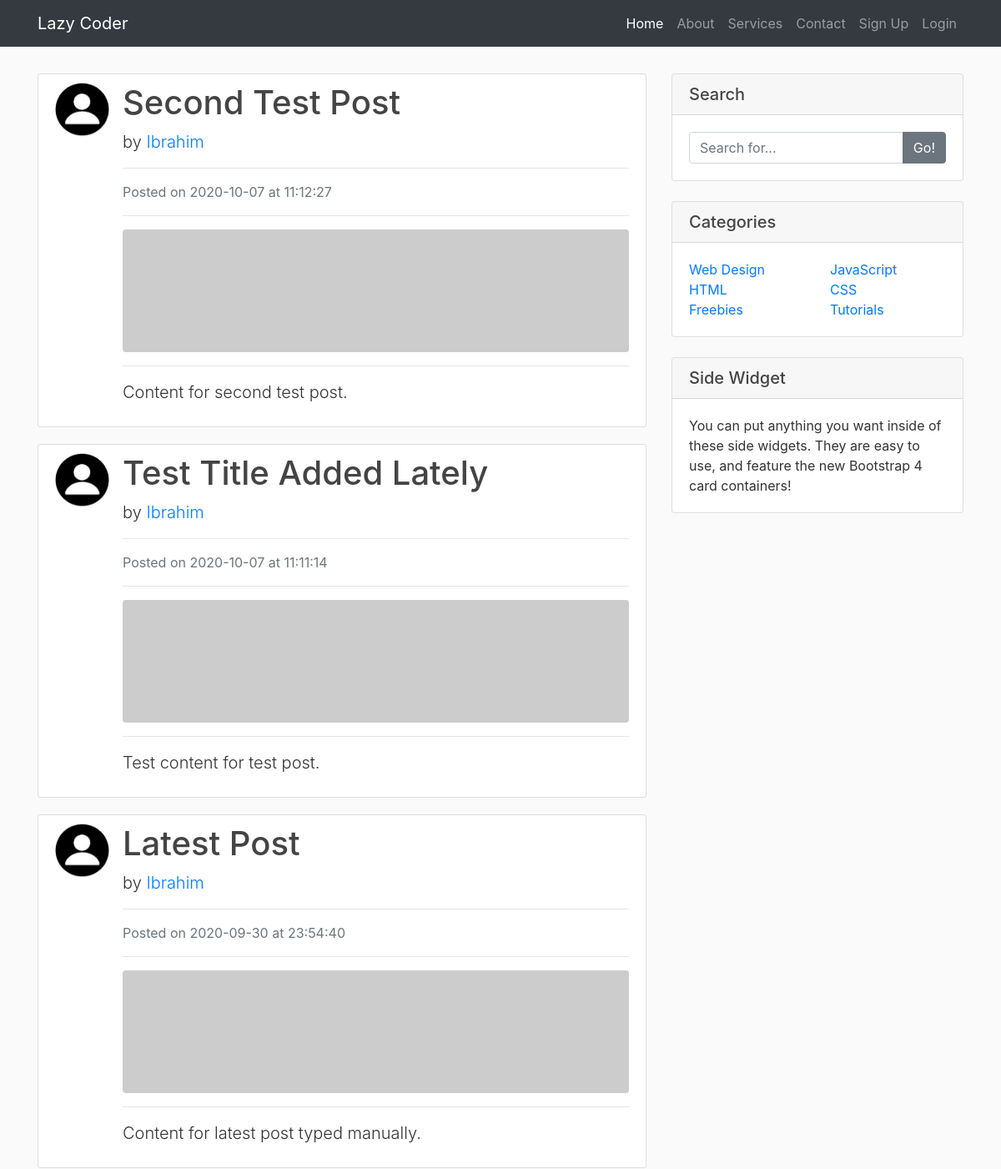
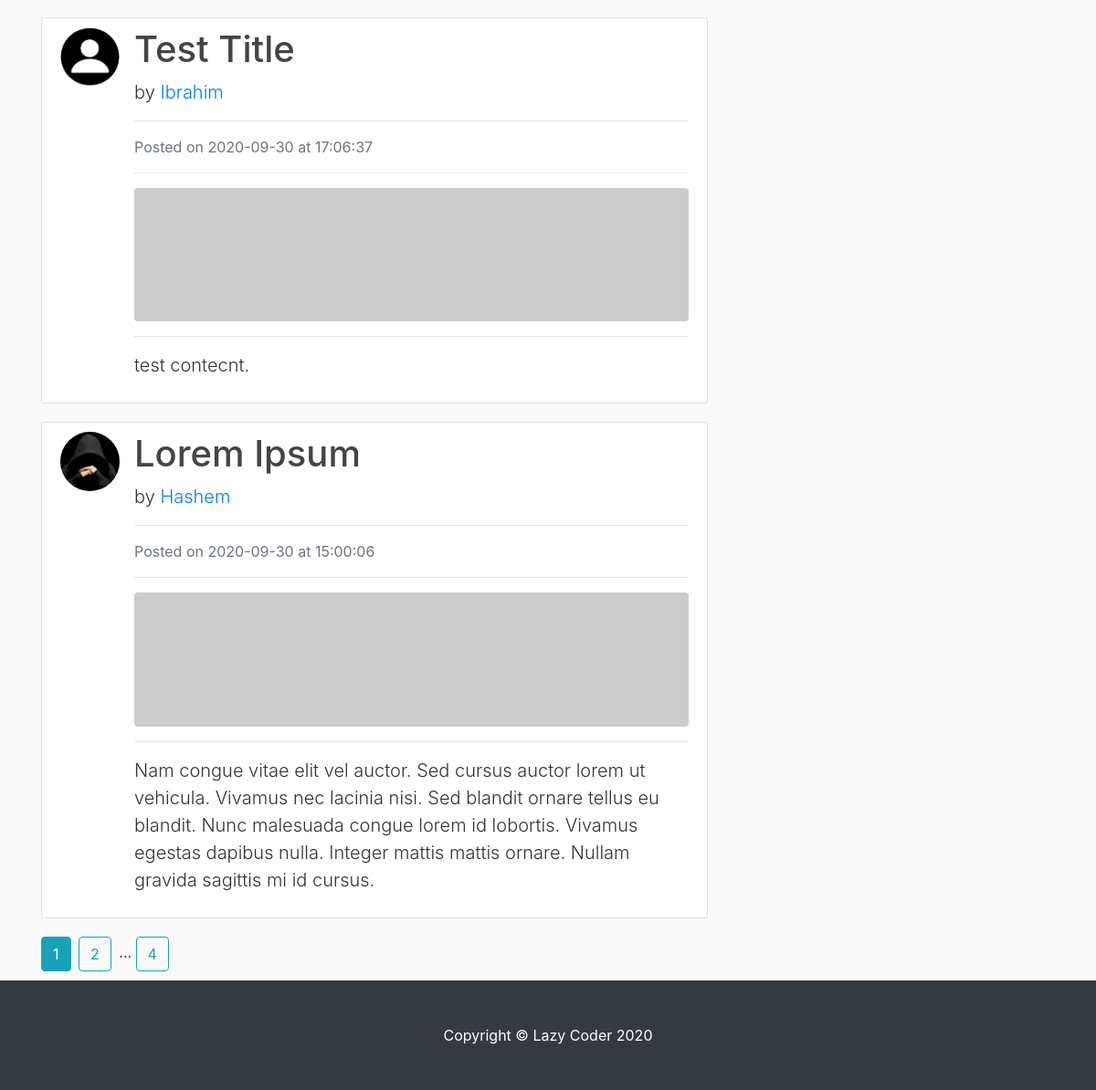
Page /home on the earlier database version (2 pictures, top to bottom).
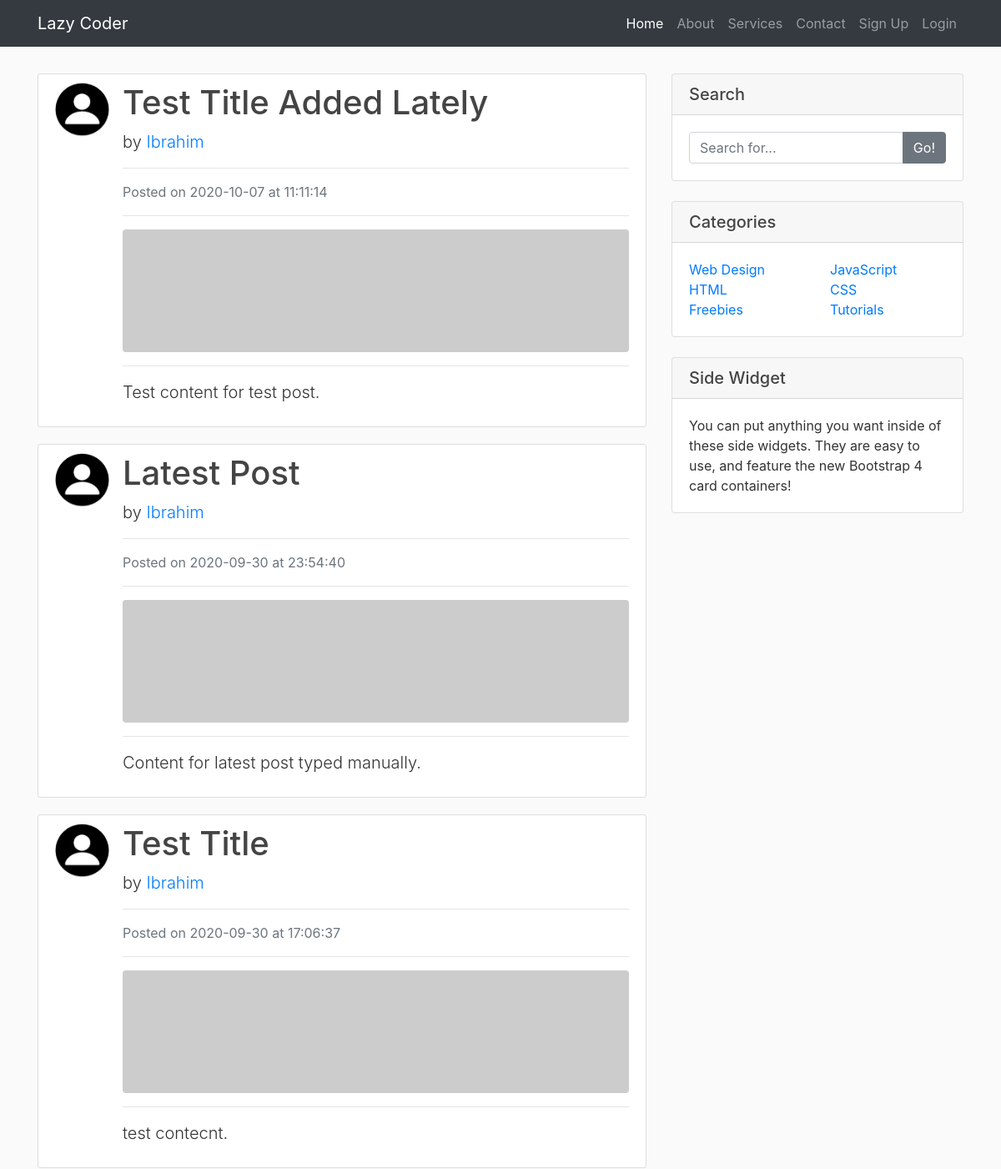
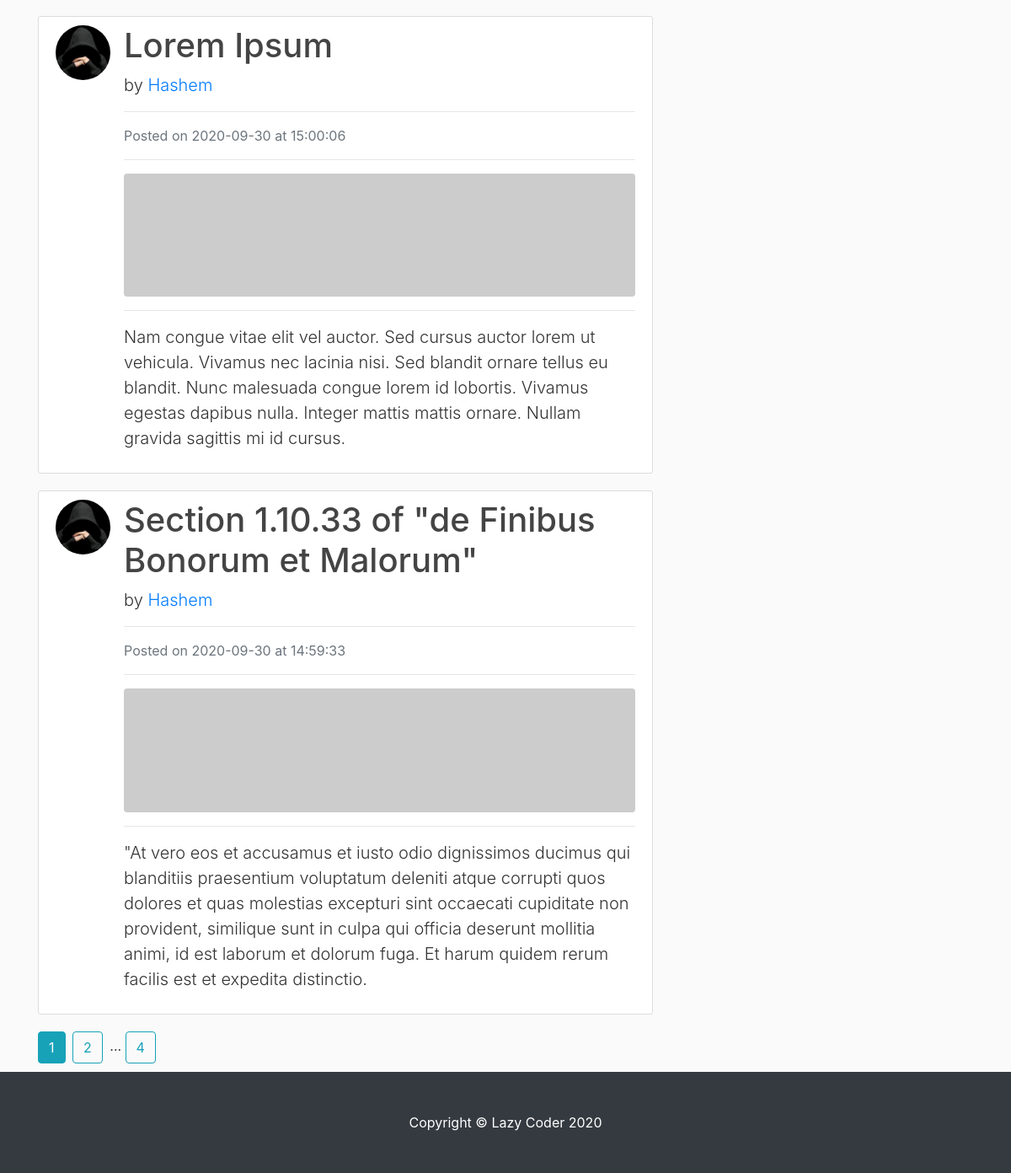
Same page on the later database version (2 pictures, top to bottom).
### blog/models.py (models this page shows, shortened)
class Post(db.Model):
    id = db.Column(db.Integer, primary_key=True)
    title = db.Column(db.String(100), nullable=True)
    date_posted = db.Column(db.DateTime, nullable=False, default=datetime.utcnow)
    content = db.Column(db.Text, nullable=False)
    user_id = db.Column(db.Integer, db.ForeignKey('user.id'), nullable=False)

class User(db.Model, UserMixin):
    id = db.Column(db.Integer, primary_key=True)
    username = db.Column(db.String(255), unique=True, nullable=False)
    email = db.Column(db.String(255), unique=True, nullable=False)
    image_file = db.Column(db.String(20), nullable=False, default='default.jpg')
    password = db.Column(db.String(60), nullable = False)
    posts = db.relationship('Post', backref='author', lazy=True)

### blog/main/routes.py (the view)
@main.route('/')
@main.route('/home')
def home():
    page = request.args.get('page', 1, type=int)
    posts = Post.query.order_by(Post.date_posted.desc()).paginate(page=page, per_page=5)
    return render_template('home.html', posts=posts)

### blog/templates/home.html
{% extends "layout.html" %}
{% block content %}
    {% for post in posts.items %}
        <div class="media content-section">
            <img class="rounded-circle article-img" src="{{ url_for('static', filename='profiles/' + post.author.image_file) }}" alt="">
            <div class="media-body">
                <h1>
                    <a href="{{ url_for('post.show_post', post_id=post.id) }}" class="article-title">
                        {{ post.title }}
                    </a>
                </h1>
                <p class="lead">
                    by <a href="{{ url_for('user.user_posts', username=post.author.username) }}">{{ post.author.username }}</a>
                </p>
                <hr>
                <p class="text-muted">Posted on {{ post.date_posted.strftime('%Y-%m-%d') }} at {{ post.date_posted.strftime('%H:%M:%S') }}</p>
                <hr>
                <img class="img-fluid rounded" src="http://placehold.it/620x150" alt="">
                <hr>
                <p class="lead">{{ post.content }}</p>
            </div>
        </div>
    {% endfor %}
    {% for page_num in posts.iter_pages(left_edge=1, right_edge=1, left_current=1, right_current=2) %}
        {% if page_num %}
            {% if posts.page == page_num %}
                <a href="{{ url_for('main.home', page=page_num) }}" class="btn btn-info mr-1">{{ page_num }}</a>
            {% else %}
                <a href="{{ url_for('main.home', page=page_num) }}" class="btn btn-outline-info mr-1">{{ page_num }}</a>
            {% endif %}
        {% else %}
            ...
        {% endif %}
    {% endfor %}
{% endblock content %}
{% block sidebar %}
    <div class="card my-2">
        <h5 class="card-header">Search</h5>
        <div class="card-body">
            <div class="input-group">
                <input type="text" class="form-control" placeholder="Search for...">
                <span class="input-group-append">
                <button class="btn btn-secondary" type="button">Go!</button>
                </span>
            </div>
        </div>
    </div>
    <div class="card my-4">
        <h5 class="card-header">Categories</h5>
        <div class="card-body">
            <div class="row">
                <div class="col-lg-6">
                    <ul class="list-unstyled mb-0">
                        <li>
                            <a href="#">Web Design</a>
                        </li>
                        <li>
                            <a href="#">HTML</a>
                        </li>
                        <li>
                            <a href="#">Freebies</a>
                        </li>
                    </ul>
                </div>
                <div class="col-lg-6">
                    <ul class="list-unstyled mb-0">
                        <li>
                            <a href="#">JavaScript</a>
                        </li>
                        <li>
                            <a href="#">CSS</a>
                        </li>
                        <li>
                            <a href="#">Tutorials</a>
                        </li>
                    </ul>
                </div>
            </div>
        </div>
    </div>
    <div class="card my-4">
        <h5 class="card-header">Side Widget</h5>
        <div class="card-body">
            You can put anything you want inside of these side widgets. They are easy to use, and feature the new Bootstrap 4 card containers!
        </div>
    </div>
{% endblock sidebar %}

### blog/templates/layout.html (shortened to what this page needs)
<!DOCTYPE html>
<html lang="en">
<head>
    <link rel="stylesheet" href="https://stackpath.bootstrapcdn.com/bootstrap/4.3.1/css/bootstrap.min.css">
    <link rel="stylesheet" type="text/css" href="{{ url_for('static', filename='main.css') }}">
</head>
<body>
    <nav class="navbar navbar-expand-lg navbar-dark bg-dark fixed-top">
        <div class="container">
            <a class="navbar-brand" href="{{ url_for('main.home') }}">Lazy Coder</a>
            <div class="collapse navbar-collapse" id="navbarResponsive">
                <ul class="navbar-nav ml-auto">
                    <li class="nav-item active">
                        <a class="nav-link" href="{{ url_for('main.home') }}">Home
                        </a>
                    </li>
                    <li class="nav-item">
                        <a class="nav-link" href="{{ url_for('main.about') }}">About</a>
                    </li>
                    <li class="nav-item">
                        <a class="nav-link" href="{{ url_for('main.service') }}">Services</a>
                    </li>
                    <li class="nav-item">
                        <a class="nav-link" href="{{ url_for('main.contact') }}">Contact</a>
                    </li>
                    {% if current_user.is_authenticated %}
                        <li class="nav-item">
                            <a class="nav-link" href="{{ url_for('post.create_post') }}">Add Post</a>
                        </li>
                        <li class="nav-item"><li class="nav-item">
                            <a class="nav-link" href="{{ url_for('user.account') }}">Account</a>
                        </li>
                            <a class="nav-link" href="{{ url_for('user.logout') }}">Logout</a>
                        </li>
                    {% else %}
                        <li class="nav-item">
                            <a class="nav-link" href="{{ url_for('user.signup') }}">Sign Up</a>
                        </li>
                        <li class="nav-item">
                            <a class="nav-link" href="{{ url_for('user.login') }}">Login</a>
                        </li>
                    {% endif %}
                </ul>
            </div>
        </div>
    </nav>
    <div class="container">
        <div class="row">
            <div class="col-lg-8 mt-2" style="margin-bottom: 130px;">
                {% block content %} {% endblock content %}
            </div>
            <div class="col-md-4">
                {% block sidebar %} {% endblock sidebar %}
            </div>
        </div>
    </div>
    <footer class="py-5 bg-dark">
        <div class="container">
            <p class="m-0 text-center text-white">Copyright &copy; Lazy Coder 2020</p>
        </div>
    </footer>
</body>
</html>

### blog/static/main.css (style rules this page uses)
body { background: #fafafa; color: #333333; margin-top: 5rem; }
h1, h2, h3, h4, h5, h6 { color: #444444; }
.content-section { background: #ffffff; padding: 10px 20px; border: 1px solid #dddddd; border-radius: 3px; margin-bottom: 20px; }
.article-title { color: #444444; }
.article-img { height: 65px; width: 65px; margin-right: 16px; }
footer { position: fixed; left: 0; bottom: 0; width: 100%; }

Differences in the rows shown:
removed Post: image_file (picture), title "Second Test Post", author.username "Ibrahim", date_posted "2020-10-07", date_posted "11:12:27", content "Content for second test post."
now on this page (row unchanged): Post: image_file (placeholder picture), title "Section 1.10.33 of \"de Finibus Bonorum et Malorum\"", author.username "Hashem", date_posted "2020-09-30", date_posted "14:59:33", content "\"At vero eos et accusamus et iusto odio dignissimos ducimus qui blanditiis praesentium voluptatum deleniti atque corrupti quos dolores et quas molestias excepturi sint occaecati cupiditate non provident, similique sunt in culpa qui officia deserunt mollitia animi, id est laborum et dolorum fuga. Et harum quidem rerum facilis est et expedita distinctio."
